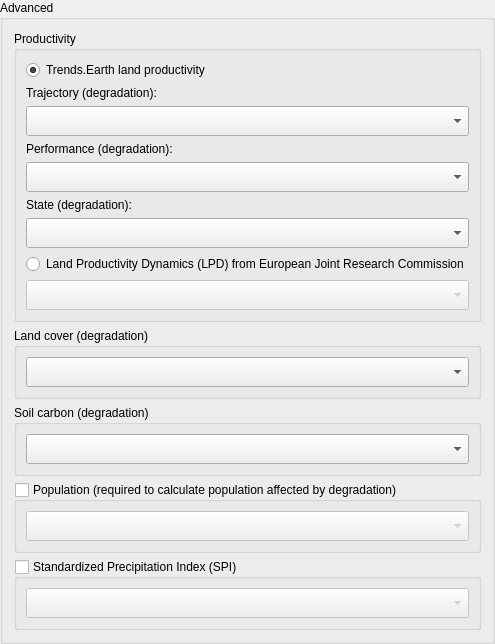
            <widget class="QgsCollapsibleGroupBox" name="advanced_configuration_baseline">
             <property name="styleSheet">
              <string notr="true">QgsCollapsibleGroupBoxBasic::title, QgsCollapsibleGroupBox::title {  subcontrol-origin: margin;  subcontrol-position: top left;  margin-left: 20px;  margin-right: 5px;  left: 0px;  top: 2px; }QgsCollapsibleGroupBoxBasic::title, QgsCollapsibleGroupBox::title {  subcontrol-origin: margin;  subcontrol-position: top left;  margin-left: 20px;  margin-right: 5px;  left: 0px;  top: 2px;}QgsCollapsibleGroupBoxBasic::title, QgsCollapsibleGroupBox::title {  subcontrol-origin: margin;  subcontrol-position: top left;  margin-left: 20px;  margin-right: 5px;  left: 0px;  top: 2px;}QgsCollapsibleGroupBoxBasic::title, QgsCollapsibleGroupBox::title {  subcontrol-origin: margin;  subcontrol-position: top left;  margin-left: 20px;  margin-right: 5px;  left: 0px;  top: 2px;}QgsCollapsibleGroupBoxBasic::title, QgsCollapsibleGroupBox::title {  subcontrol-origin: margin;  subcontrol-position: top left;  margin-left: 20px;  margin-right: 5px;  left: 0px;  top: 2px;}QgsCollapsibleGroupBoxBasic::title, QgsCollapsibleGroupBox::title {  subcontrol-origin: margin;  subcontrol-position: top left;  margin-left: 20px;  margin-right: 5px;  left: 0px;  top: 2px;}QgsCollapsibleGroupBoxBasic::title, QgsCollapsibleGroupBox::title {  subcontrol-origin: margin;  subcontrol-position: top left;  margin-left: 20px;  margin-right: 5px;  left: 0px;  top: 2px;}QgsCollapsibleGroupBoxBasic::title, QgsCollapsibleGroupBox::title {  subcontrol-origin: margin;  subcontrol-position: top left;  margin-left: 20px;  margin-right: 5px;  left: 0px;  top: 2px;}QgsCollapsibleGroupBoxBasic::title, QgsCollapsibleGroupBox::title {  subcontrol-origin: margin;  subcontrol-position: top left;  margin-left: 20px;  margin-right: 5px;  left: 0px;  top: 2px;}QgsCollapsibleGroupBoxBasic::title, QgsCollapsibleGroupBox::title {  subcontrol-origin: margin;  subcontrol-position: top left;  margin-left: 20px;  margin-right: 5px;  left: 0px;  top: 2px;}QgsCollapsibleGroupBoxBasic::title, QgsCollapsibleGroupBox::title {  subcontrol-origin: margin;  subcontrol-position: top left;  margin-left: 20px;  margin-right: 5px;  left: 0px;  top: 1px;}QgsCollapsibleGroupBoxBasic::title, QgsCollapsibleGroupBox::title {  subcontrol-origin: margin;  subcontrol-position: top left;  margin-left: 20px;  margin-right: 5px;  left: 0px;  top: 1px;} QgsCollapsibleGroupBoxBasic { border: none; }QgsCollapsibleGroupBoxBasic::title, QgsCollapsibleGroupBox::title {  subcontrol-origin: margin;  subcontrol-position: top left;  margin-left: 20px;  margin-right: 5px;  left: 0px;  top: 1px;}</string>
             </property>
             <property name="title">
              <string>Advanced</string>
             </property>
             <property name="checkable">
              <bool>false</bool>
             </property>
             <property name="collapsed">
              <bool>true</bool>
             </property>
             <layout class="QVBoxLayout" name="verticalLayout_5">
              <item>
               <widget class="QGroupBox" name="groupBox">
                <property name="sizePolicy">
                 <sizepolicy hsizetype="Preferred" vsizetype="Minimum">
                  <horstretch>0</horstretch>
                  <verstretch>0</verstretch>
                 </sizepolicy>
                </property>
                <property name="maximumSize">
                 <size>
                  <width>16777215</width>
                  <height>16777215</height>
                 </size>
                </property>
                <property name="font">
                 <font>
                  <weight>50</weight>
                  <bold>false</bold>
                 </font>
                </property>
                <property name="title">
                 <string>Productivity</string>
                </property>
                <layout class="QGridLayout" name="gridLayout">
                 <item row="2" column="0">
                  <widget class="QRadioButton" name="radio_te_prod_baseline">
                   <property name="text">
                    <string>Trends.Earth land productivity</string>
                   </property>
                   <property name="checked">
                    <bool>true</bool>
                   </property>
                  </widget>
                 </item>
                 <item row="3" column="0">
                  <widget class="QLabel" name="combo_layer_traj_label">
                   <property name="enabled">
                    <bool>true</bool>
                   </property>
                   <property name="font">
                    <font>
                     <weight>50</weight>
                     <bold>false</bold>
                    </font>
                   </property>
                   <property name="text">
                    <string>Trajectory (degradation):</string>
                   </property>
                  </widget>
                 </item>
                 <item row="4" column="0">
                  <widget class="WidgetDataIOSelectTELayerExisting" name="combo_layer_traj_baseline">
                   <property name="enabled">
                    <bool>true</bool>
                   </property>
                   <property name="sizePolicy">
                    <sizepolicy hsizetype="Expanding" vsizetype="Minimum">
                     <horstretch>0</horstretch>
                     <verstretch>0</verstretch>
                    </sizepolicy>
                   </property>
                   <property name="minimumSize">
                    <size>
                     <width>0</width>
                     <height>30</height>
                    </size>
                   </property>
                   <property name="layer_type" stdset="0">
                    <string notr="true">Productivity trajectory (significance)</string>
                   </property>
                  </widget>
                 </item>
                 <item row="5" column="0">
                  <widget class="QLabel" name="combo_layer_perf_label">
                   <property name="enabled">
                    <bool>true</bool>
                   </property>
                   <property name="font">
                    <font>
                     <weight>50</weight>
                     <bold>false</bold>
                    </font>
                   </property>
                   <property name="text">
                    <string>Performance (degradation):</string>
                   </property>
                  </widget>
                 </item>
                 <item row="6" column="0">
                  <widget class="WidgetDataIOSelectTELayerExisting" name="combo_layer_perf_baseline">
                   <property name="enabled">
                    <bool>true</bool>
                   </property>
                   <property name="sizePolicy">
                    <sizepolicy hsizetype="Expanding" vsizetype="Minimum">
                     <horstretch>0</horstretch>
                     <verstretch>0</verstretch>
                    </sizepolicy>
                   </property>
                   <property name="minimumSize">
                    <size>
                     <width>0</width>
                     <height>30</height>
                    </size>
                   </property>
                   <property name="layer_type" stdset="0">
                    <string notr="true">Productivity performance (degradation)</string>
                   </property>
                  </widget>
                 </item>
                 <item row="8" column="0">
                  <widget class="WidgetDataIOSelectTELayerExisting" name="combo_layer_state_baseline">
                   <property name="enabled">
                    <bool>true</bool>
                   </property>
                   <property name="sizePolicy">
                    <sizepolicy hsizetype="Expanding" vsizetype="Minimum">
                     <horstretch>0</horstretch>
                     <verstretch>0</verstretch>
                    </sizepolicy>
                   </property>
                   <property name="minimumSize">
                    <size>
                     <width>0</width>
                     <height>30</height>
                    </size>
                   </property>
                   <property name="layer_type" stdset="0">
                    <string notr="true">Productivity state (degradation)</string>
                   </property>
                  </widget>
                 </item>
                 <item row="9" column="0">
                  <widget class="QRadioButton" name="radio_lpd_jrc_baseline">
                   <property name="enabled">
                    <bool>true</bool>
                   </property>
                   <property name="text">
                    <string>Land Productivity Dynamics (LPD) from European Joint Research Commission</string>
                   </property>
                   <property name="checked">
                    <bool>false</bool>
                   </property>
                  </widget>
                 </item>
                 <item row="10" column="0">
                  <widget class="WidgetDataIOSelectTELayerImport" name="combo_layer_lpd_baseline">
                   <property name="enabled">
                    <bool>false</bool>
                   </property>
                   <property name="sizePolicy">
                    <sizepolicy hsizetype="Preferred" vsizetype="Minimum">
                     <horstretch>0</horstretch>
                     <verstretch>0</verstretch>
                    </sizepolicy>
                   </property>
                   <property name="minimumSize">
                    <size>
                     <width>0</width>
                     <height>30</height>
                    </size>
                   </property>
                   <property name="layer_type" stdset="0">
                    <string notr="true">Land Productivity Dynamics (LPD)</string>
                   </property>
                  </widget>
                 </item>
                 <item row="7" column="0">
                  <widget class="QLabel" name="combo_layer_state_label">
                   <property name="enabled">
                    <bool>true</bool>
                   </property>
                   <property name="sizePolicy">
                    <sizepolicy hsizetype="Preferred" vsizetype="Minimum">
                     <horstretch>0</horstretch>
                     <verstretch>0</verstretch>
                    </sizepolicy>
                   </property>
                   <property name="font">
                    <font>
                     <weight>50</weight>
                     <bold>false</bold>
                    </font>
                   </property>
                   <property name="text">
                    <string>State (degradation):</string>
                   </property>
                  </widget>
                 </item>
                </layout>
               </widget>
              </item>
              <item>
               <widget class="QGroupBox" name="groupBox_2">
                <property name="sizePolicy">
                 <sizepolicy hsizetype="Preferred" vsizetype="Minimum">
                  <horstretch>0</horstretch>
                  <verstretch>0</verstretch>
                 </sizepolicy>
                </property>
                <property name="minimumSize">
                 <size>
                  <width>0</width>
                  <height>0</height>
                 </size>
                </property>
                <property name="maximumSize">
                 <size>
                  <width>16777215</width>
                  <height>16777215</height>
                 </size>
                </property>
                <property name="font">
                 <font>
                  <weight>50</weight>
                  <bold>false</bold>
                 </font>
                </property>
                <property name="title">
                 <string>Land cover (degradation)</string>
                </property>
                <layout class="QVBoxLayout" name="verticalLayout_6">
                 <item>
                  <widget class="WidgetDataIOSelectTELayerExisting" name="combo_layer_lc_baseline">
                   <property name="sizePolicy">
                    <sizepolicy hsizetype="Expanding" vsizetype="Minimum">
                     <horstretch>0</horstretch>
                     <verstretch>0</verstretch>
                    </sizepolicy>
                   </property>
                   <property name="minimumSize">
                    <size>
                     <width>0</width>
                     <height>30</height>
                    </size>
                   </property>
                   <property name="layer_type" stdset="0">
                    <string notr="true">Land cover (degradation)</string>
                   </property>
                  </widget>
                 </item>
                </layout>
               </widget>
              </item>
              <item>
               <widget class="QGroupBox" name="groupBox_3">
                <property name="enabled">
                 <bool>true</bool>
                </property>
                <property name="sizePolicy">
                 <sizepolicy hsizetype="Preferred" vsizetype="Minimum">
                  <horstretch>0</horstretch>
                  <verstretch>0</verstretch>
                 </sizepolicy>
                </property>
                <property name="maximumSize">
                 <size>
                  <width>16777215</width>
                  <height>16777215</height>
                 </size>
                </property>
                <property name="font">
                 <font>
                  <weight>50</weight>
                  <bold>false</bold>
                 </font>
                </property>
                <property name="title">
                 <string>Soil carbon (degradation)</string>
                </property>
                <layout class="QVBoxLayout" name="verticalLayout_7">
                 <item>
                  <widget class="WidgetDataIOSelectTELayerExisting" name="combo_layer_soc_baseline">
                   <property name="sizePolicy">
                    <sizepolicy hsizetype="Expanding" vsizetype="Minimum">
                     <horstretch>0</horstretch>
                     <verstretch>0</verstretch>
                    </sizepolicy>
                   </property>
                   <property name="minimumSize">
                    <size>
                     <width>275</width>
                     <height>30</height>
                    </size>
                   </property>
                   <property name="layer_type" stdset="0">
                    <string notr="true">Soil organic carbon (degradation)</string>
                   </property>
                  </widget>
                 </item>
                </layout>
               </widget>
              </item>
              <item>
               <widget class="QGroupBox" name="groupBox_combos_baseline_population">
                <property name="enabled">
                 <bool>true</bool>
                </property>
                <property name="sizePolicy">
                 <sizepolicy hsizetype="Preferred" vsizetype="Minimum">
                  <horstretch>0</horstretch>
                  <verstretch>0</verstretch>
                 </sizepolicy>
                </property>
                <property name="maximumSize">
                 <size>
                  <width>16777215</width>
                  <height>16777215</height>
                 </size>
                </property>
                <property name="font">
                 <font>
                  <weight>50</weight>
                  <bold>false</bold>
                 </font>
                </property>
                <property name="styleSheet">
                 <string notr="true"/>
                </property>
                <property name="title">
                 <string>Population (required to calculate population affected by degradation)</string>
                </property>
                <property name="checkable">
                 <bool>true</bool>
                </property>
                <property name="checked">
                 <bool>false</bool>
                </property>
                <layout class="QVBoxLayout" name="verticalLayout_14">
                 <item>
                  <widget class="WidgetDataIOSelectTELayerExisting" name="combo_layer_population_baseline">
                   <property name="sizePolicy">
                    <sizepolicy hsizetype="Expanding" vsizetype="Minimum">
                     <horstretch>0</horstretch>
                     <verstretch>0</verstretch>
                    </sizepolicy>
                   </property>
                   <property name="minimumSize">
                    <size>
                     <width>275</width>
                     <height>30</height>
                    </size>
                   </property>
                   <property name="layer_type" stdset="0">
                    <string notr="true">Population</string>
                   </property>
                  </widget>
                 </item>
                </layout>
               </widget>
              </item>
              <item>
               <widget class="QGroupBox" name="groupBox_combos_baseline_spi">
                <property name="enabled">
                 <bool>true</bool>
                </property>
                <property name="sizePolicy">
                 <sizepolicy hsizetype="Preferred" vsizetype="Minimum">
                  <horstretch>0</horstretch>
                  <verstretch>0</verstretch>
                 </sizepolicy>
                </property>
                <property name="maximumSize">
                 <size>
                  <width>16777215</width>
                  <height>16777215</height>
                 </size>
                </property>
                <property name="font">
                 <font>
                  <weight>50</weight>
                  <bold>false</bold>
                 </font>
                </property>
                <property name="styleSheet">
                 <string notr="true"/>
                </property>
                <property name="title">
                 <string>Standardized Precipitation Index (SPI)</string>
                </property>
                <property name="checkable">
                 <bool>true</bool>
                </property>
                <property name="checked">
                 <bool>false</bool>
                </property>
                <layout class="QVBoxLayout" name="verticalLayout_17">
                 <item>
                  <widget class="WidgetDataIOSelectTELayerExisting" name="combo_layer_spi_baseline">
                   <property name="sizePolicy">
                    <sizepolicy hsizetype="Expanding" vsizetype="Minimum">
                     <horstretch>0</horstretch>
                     <verstretch>0</verstretch>
                    </sizepolicy>
                   </property>
                   <property name="minimumSize">
                    <size>
                     <width>275</width>
                     <height>30</height>
                    </size>
                   </property>
                   <property name="layer_type" stdset="0">
                    <string notr="true">Standardized Precipitation Index (SPI)</string>
                   </property>
                  </widget>
                 </item>
                </layout>
               </widget>
              </item>
             </layout>
            </widget>
